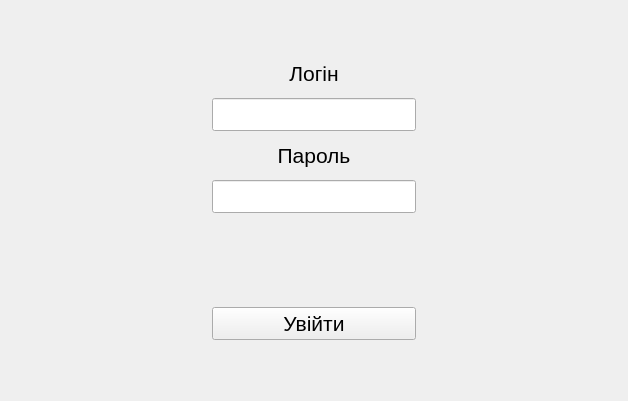
<?xml version="1.0" encoding="UTF-8"?>
<ui version="4.0">
 <class>PhotoReporterAdminPanel</class>
 <widget class="QMainWindow" name="PhotoReporterAdminPanel">
  <property name="geometry">
   <rect>
    <x>0</x>
    <y>0</y>
    <width>628</width>
    <height>401</height>
   </rect>
  </property>
  <property name="windowTitle">
   <string>Sign In - PhotoReporter Admin Panel</string>
  </property>
  <widget class="QWidget" name="centralwidget">
   <layout class="QGridLayout" name="gridLayout_2">
    <item row="0" column="0">
     <layout class="QGridLayout" name="gridLayout">
      <item row="0" column="0">
       <spacer name="horizontalSpacer_2">
        <property name="orientation">
         <enum>Qt::Horizontal</enum>
        </property>
        <property name="sizeHint" stdset="0">
         <size>
          <width>40</width>
          <height>20</height>
         </size>
        </property>
       </spacer>
      </item>
      <item row="0" column="2">
       <spacer name="horizontalSpacer">
        <property name="orientation">
         <enum>Qt::Horizontal</enum>
        </property>
        <property name="sizeHint" stdset="0">
         <size>
          <width>40</width>
          <height>20</height>
         </size>
        </property>
       </spacer>
      </item>
      <item row="0" column="1">
       <layout class="QVBoxLayout" name="verticalLayout">
        <property name="spacing">
         <number>12</number>
        </property>
        <property name="sizeConstraint">
         <enum>QLayout::SetMaximumSize</enum>
        </property>
        <property name="rightMargin">
         <number>0</number>
        </property>
        <item>
         <spacer name="verticalSpacer">
          <property name="orientation">
           <enum>Qt::Vertical</enum>
          </property>
          <property name="sizeHint" stdset="0">
           <size>
            <width>20</width>
            <height>40</height>
           </size>
          </property>
         </spacer>
        </item>
        <item>
         <widget class="QLabel" name="LoginLabel">
          <property name="font">
           <font>
            <pointsize>16</pointsize>
           </font>
          </property>
          <property name="text">
           <string>Логін</string>
          </property>
          <property name="alignment">
           <set>Qt::AlignCenter</set>
          </property>
         </widget>
        </item>
        <item>
         <widget class="QLineEdit" name="LoginLineEdit">
          <property name="font">
           <font>
            <pointsize>16</pointsize>
           </font>
          </property>
         </widget>
        </item>
        <item>
         <widget class="QLabel" name="PasswordLabel">
          <property name="font">
           <font>
            <pointsize>16</pointsize>
           </font>
          </property>
          <property name="text">
           <string>Пароль</string>
          </property>
          <property name="alignment">
           <set>Qt::AlignCenter</set>
          </property>
         </widget>
        </item>
        <item>
         <widget class="QLineEdit" name="PasswordLineEdit">
          <property name="font">
           <font>
            <pointsize>16</pointsize>
           </font>
          </property>
          <property name="echoMode">
           <enum>QLineEdit::Password</enum>
          </property>
         </widget>
        </item>
        <item>
         <widget class="QLabel" name="ErrorLabel">
          <property name="enabled">
           <bool>true</bool>
          </property>
          <property name="font">
           <font>
            <pointsize>12</pointsize>
           </font>
          </property>
          <property name="text">
           <string/>
          </property>
          <property name="alignment">
           <set>Qt::AlignCenter</set>
          </property>
         </widget>
        </item>
        <item>
         <spacer name="verticalSpacer_3">
          <property name="orientation">
           <enum>Qt::Vertical</enum>
          </property>
          <property name="sizeHint" stdset="0">
           <size>
            <width>20</width>
            <height>40</height>
           </size>
          </property>
         </spacer>
        </item>
        <item>
         <widget class="QPushButton" name="SignInButton">
          <property name="font">
           <font>
            <pointsize>16</pointsize>
           </font>
          </property>
          <property name="text">
           <string>Увійти</string>
          </property>
         </widget>
        </item>
        <item>
         <spacer name="verticalSpacer_2">
          <property name="orientation">
           <enum>Qt::Vertical</enum>
          </property>
          <property name="sizeHint" stdset="0">
           <size>
            <width>20</width>
            <height>40</height>
           </size>
          </property>
         </spacer>
        </item>
       </layout>
      </item>
     </layout>
    </item>
   </layout>
  </widget>
 </widget>
 <resources/>
 <connections/>
</ui>
